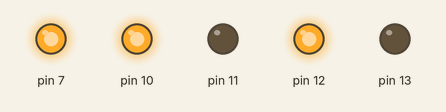
Simulated run of this sketch. Board: Arduino Uno, built with avr-gcc and run on an emulated ATmega328P. Shown: output pins drawn as LEDs (lit = HIGH).

Above: at 0.1 s.
Timing chart, 0 to 1.6 s (numbered marks = the images above):
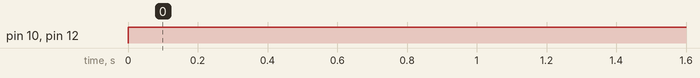

The sketch:

motor_testing.ino
```cpp
void setup()
{

  pinMode(10,OUTPUT);
  pinMode(11,OUTPUT);
  pinMode(12,OUTPUT);
  pinMode(13,OUTPUT);
  pinMode(7, OUTPUT);
  digitalWrite(7, HIGH);
 }
void loop()
{

    digitalWrite(10,HIGH);
    digitalWrite(11,LOW);
    digitalWrite(12,HIGH);
    digitalWrite(13,LOW);
    /*delay(1000);
    digitalWrite(10,LOW);
    digitalWrite(11,HIGH);
    digitalWrite(12,LOW);
    digitalWrite(13,HIGH);*/
    delay(1000);

}
```

Measured:
- by itself, pin 10, pin 12: LOW → HIGH at 0.00 s
